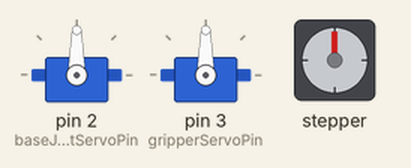
A sketch run on a simulated Arduino Uno, built with avr-gcc and run on an emulated ATmega328P. Parts: 2 × servo, stepper motor. Stepper angles assume 2048 steps per turn.

Above: at 0.13 s.
At 4.1 s:
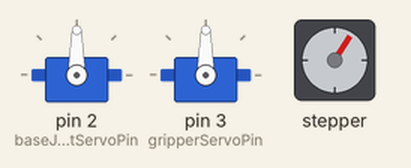
At 13.17 s:
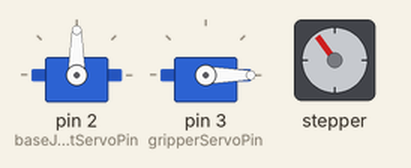
At 19.62 s:
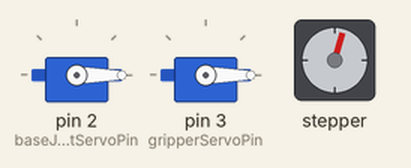
At 26.15 s:
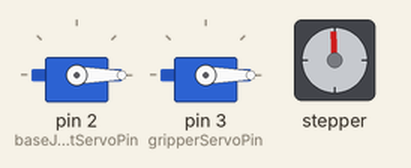
At 39.14 s:
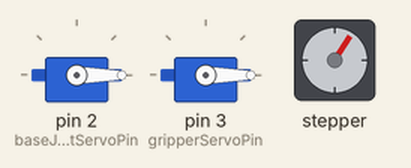
Timing chart, 0 to 40.0 s (numbered marks = the images above):
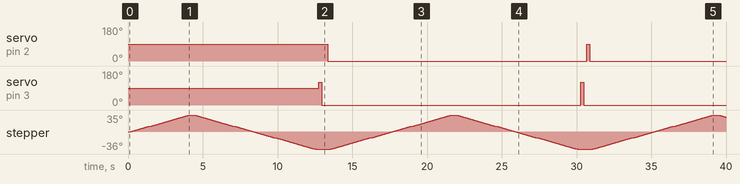

The sketch:

cubeSortingRobot.ino
```cpp
#include <AccelStepper.h>
#include <MultiStepper.h>

#include <Servo.h>
const int baseStepperPin1 = 4;
const int baseStepperPin2 = 5;
const int baseStepperPin3 = 6;
const int baseStepperPin4 = 7;
const int gripperServoPin = 3;
const int baseJointServoPin = 2;

AccelStepper baseStepper(AccelStepper::FULL4WIRE, baseStepperPin1, baseStepperPin2, baseStepperPin3, baseStepperPin4);

Servo gripperServo;
Servo baseJointServo;

const int gripperFullOpenDegrees = 120;
const int gripperFullCloseDegrees = 0;
void setup() {
  // put your setup code here, to run once:
  baseStepper.setMaxSpeed(50);
  baseStepper.setAcceleration(200);
  baseJointServo.attach(baseJointServoPin);
  gripperServo.attach(gripperServoPin);
}

void loop() {
  // put your main code here, to run repeatedly:
  baseStepperGoTo(200);
  delay(200);
  baseStepperGoTo(-200);
  delay(200);
  openGripper();
  delay(200);
  closeGripper();
  delay(200);
  baseJointServoGoTo(90);
  delay(200);
  baseJointServoGoTo(0);
  delay(200);
}


//________________________THESE ARE JUST WRAPPERS FOR EACH JOINT_________________

void baseStepperGoTo(int pos) {
  baseStepper.runToNewPosition(pos);
}
void baseJointServoGoTo(int pos) {
  baseJointServo.write(pos);  //angle in degrees
}
void openGripper() {
  gripperServo.write(gripperFullOpenDegrees);  //just open it
}
void openGripper(int pos) {
  gripperServo.write(pos);  //angle in degrees
}
void closeGripper() {
  gripperServo.write(gripperFullCloseDegrees);  //just close it
}
void closeGripper(int pos) {
  gripperServo.write(pos);  //angle in degrees
}
```

Measured:
- by itself, servo on pin 2 (baseJointServoPin): 90° → 0° at 13.4 s, → 90° 17.3 s later, → 0° 0.20 s later
- by itself, servo on pin 3 (gripperServoPin): alternates 120° for 0.20 s and 0° for 17.3 s
- by itself, stepper: turns 35° clockwise in 4.0 s, then 71° counter-clockwise in 8.2 s, then 71° clockwise in 8.2 s, then 71° counter-clockwise in 8.2 s, and so on
